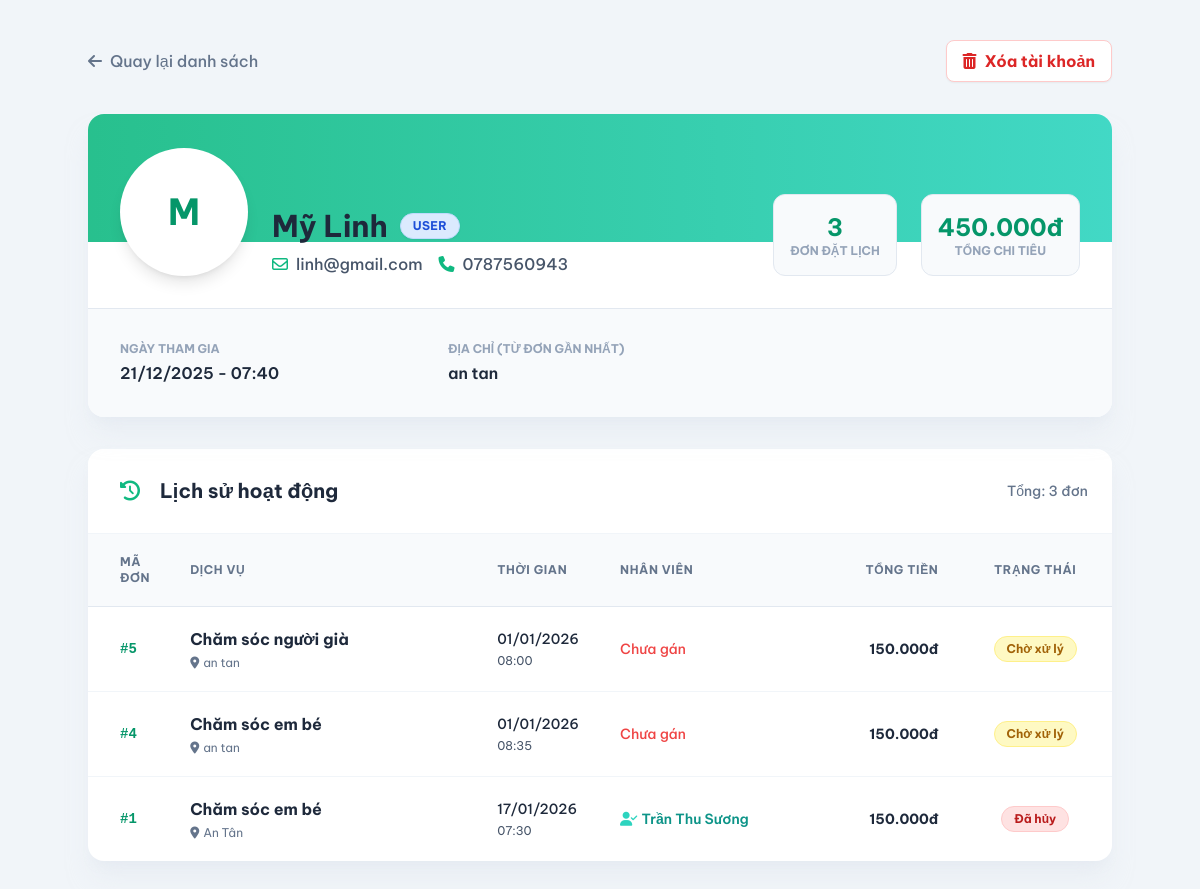
The app's page /admin/actions/user_details.php?id=4 (signed in) with its own data.
### tables this page shows
CREATE TABLE `users` (
  `id` int(11) NOT NULL,
  `name` varchar(255) DEFAULT NULL,
  `email` varchar(100) DEFAULT NULL,
  `password` varchar(255) DEFAULT NULL,
  `role` varchar(20) DEFAULT 'user',
  `created_at` timestamp NOT NULL DEFAULT current_timestamp()
);

CREATE TABLE `bookings` (
  `id` int(11) NOT NULL,
  `user_id` int(11) DEFAULT NULL,
  `staff_id` int(11) DEFAULT NULL,
  `service_id` int(11) DEFAULT NULL,
  `customer_name` varchar(100) DEFAULT NULL,
  `customer_phone` varchar(20) DEFAULT NULL,
  `total_amount` decimal(10,2) DEFAULT 0.00,
  `booking_date` date DEFAULT NULL,
  `start_time` time DEFAULT NULL,
  `address` text DEFAULT NULL,
  `note` text DEFAULT NULL,
  `status` enum('pending','confirmed','completed','cancelled') DEFAULT 'pending',
  `created_at` timestamp NOT NULL DEFAULT current_timestamp()
);

CREATE TABLE `services` (
  `id` int(11) NOT NULL,
  `name` varchar(100) NOT NULL,
  `description` text DEFAULT NULL,
  `price_text` varchar(50) DEFAULT NULL,
  `price_value` decimal(10,2) NOT NULL,
  `icon` varchar(50) DEFAULT NULL,
  `bg_color` varchar(50) DEFAULT 'bg-brand-50',
  `text_color` varchar(50) DEFAULT 'text-brand-600',
  `created_at` timestamp NOT NULL DEFAULT current_timestamp()
);

CREATE TABLE `staff` (
  `id` int(11) NOT NULL,
  `name` varchar(100) NOT NULL,
  `gender` enum('Nam','Nữ') NOT NULL,
  `age` int(11) NOT NULL,
  `rating` decimal(2,1) DEFAULT 5.0,
  `service_names` text DEFAULT NULL,
  `price` decimal(10,2) NOT NULL,
  `image` varchar(255) DEFAULT 'default.jpg',
  `is_available` tinyint(1) DEFAULT 1,
  `created_at` timestamp NOT NULL DEFAULT current_timestamp()
);

### admin/actions/user_details.php (the view, shortened to what this page needs)
<?php
$id = $_GET['id'];
$database = new Database();
$db = $database->getConnection();
$stmt = $db->prepare("SELECT * FROM users WHERE id = :id");
$stmt->bindParam(':id', $id);
$stmt->execute();
$user = $stmt->fetch(PDO::FETCH_ASSOC);
$bookings = [];
try {
    $query = "SELECT b.*, s.name as service_name, st.name as staff_name
              FROM bookings b
              LEFT JOIN services s ON b.service_id = s.id
              LEFT JOIN staff st ON b.staff_id = st.id
              WHERE b.user_id = :uid
              ORDER BY b.created_at DESC";
    $stmt = $db->prepare($query);
    $stmt->bindParam(':uid', $id);
    $stmt->execute();
    $bookings = $stmt->fetchAll(PDO::FETCH_ASSOC);
} catch (Exception $e) {
    error_log("Lỗi: " . $e->getMessage());
}
$latestBooking = $bookings[0] ?? null;
$displayPhone = 'Chưa có thông tin';
$displayAddress = 'Chưa có thông tin';
if ($latestBooking) {
    $displayPhone = $latestBooking['customer_phone'] ?? 'Chưa cập nhật';
    $displayAddress = $latestBooking['address'] ?? 'Chưa cập nhật';
}
$totalSpent = 0;
foreach ($bookings as $b) {
    $totalSpent += (float)($b['total_amount'] ?? 0);
}
?>
<!DOCTYPE html>
<html lang="vi">
<head>
    <script src="https://cdn.tailwindcss.com"></script>
    <link href="https://cdnjs.cloudflare.com/ajax/libs/font-awesome/6.4.0/css/all.min.css" rel="stylesheet">
</head>
<body class="bg-slate-100 min-h-screen p-6 lg:p-10">
    <div class="max-w-5xl mx-auto">
        <div class="flex justify-between items-center mb-8">
            <a href="../users.php" class="inline-flex items-center text-slate-500 hover:text-brand-600 transition group font-medium">
                <i class="fa-solid fa-arrow-left mr-2 group-hover:-translate-x-1 transition"></i> Quay lại danh sách
            </a>
             <a href="delete_user.php?id=<?php echo $user['id']; ?>"
                onclick="return confirm('CẢNH BÁO: Bạn có chắc chắn muốn xóa khách hàng này?')"
                class="inline-flex items-center bg-white text-red-600 hover:bg-red-50 border border-red-200 px-4 py-2 rounded-lg font-bold transition shadow-sm">
                <i class="fa-solid fa-trash-can mr-2"></i> Xóa tài khoản
            </a>
        </div>
        <div class="bg-white rounded-2xl shadow-xl shadow-slate-200/50 overflow-hidden mb-8 relative">
            <div class="absolute top-0 left-0 w-full h-32 bg-gradient-to-r from-brand-500 to-teal-400 opacity-90"></div>
            <div class="p-8 relative z-10 flex flex-col md:flex-row items-center md:items-end gap-6 mt-12">
                <div class="w-32 h-32 rounded-full bg-white p-1 shadow-lg -mt-16">
                    <div class="w-full h-full rounded-full bg-brand-100 text-brand-600 flex items-center justify-center font-bold text-4xl border-4 border-white">
                        <?php echo strtoupper(mb_substr($user['name'], 0, 1)); ?>
                    </div>
                </div>
                <div class="flex-1 text-center md:text-left">
                    <div class="flex flex-col md:flex-row items-center gap-3 mb-2 justify-center md:justify-start">
                        <h1 class="text-3xl font-bold text-slate-800"><?php echo htmlspecialchars($user['name']); ?></h1>
                        <span class="bg-blue-100 text-blue-700 text-xs font-bold px-3 py-1 rounded-full uppercase tracking-wide shadow-sm border border-blue-200">
                            <?php echo htmlspecialchars($user['role']); ?>
                        </span>
                    </div>
                    <div class="flex flex-wrap justify-center md:justify-start gap-4 text-slate-600 font-medium">
                        <div class="flex items-center">
                            <i class="fa-regular fa-envelope mr-2 text-brand-500"></i>
                            <?php echo htmlspecialchars($user['email']); ?>
                        </div>
                        <div class="flex items-center">
                            <i class="fa-solid fa-phone mr-2 text-brand-500"></i>
                            <?php echo htmlspecialchars($displayPhone); ?>
                        </div>
                    </div>
                </div>
                <div class="flex gap-6 mt-6 md:mt-0">
                    <div class="text-center p-4 bg-slate-50 rounded-xl border border-slate-200">
                        <div class="text-2xl font-bold text-brand-600"><?php echo count($bookings); ?></div>
                        <div class="text-xs font-bold text-slate-400 uppercase">Đơn đặt lịch</div>
                    </div>
                    <div class="text-center p-4 bg-slate-50 rounded-xl border border-slate-200">
                           <div class="text-2xl font-bold text-brand-600"><?php echo number_format($totalSpent, 0, ',', '.'); ?>đ</div>
                        <div class="text-xs font-bold text-slate-400 uppercase">Tổng chi tiêu</div>
                    </div>
                </div>
            </div>
            <div class="p-8 bg-slate-50 border-t border-slate-200 grid grid-cols-1 md:grid-cols-3 gap-6">
                <div>
                    <label class="block text-xs font-bold text-slate-400 uppercase mb-1">Ngày tham gia</label>
                    <div class="text-base font-semibold text-slate-800">
                        <?php echo date('d/m/Y - H:i', strtotime($user['created_at'])); ?>
                    </div>
                </div>
                <div>
                    <label class="block text-xs font-bold text-slate-400 uppercase mb-1">Địa chỉ (Từ đơn gần nhất)</label>
                    <div class="text-base font-semibold text-slate-800">
                        <?php echo htmlspecialchars($displayAddress); ?>
                    </div>
                </div>
            </div>
        </div>
        <div class="bg-white rounded-2xl shadow-xl shadow-slate-200/50 overflow-hidden">
            <div class="p-6 border-b border-slate-100 flex justify-between items-center bg-white">
                <h2 class="text-xl font-bold text-slate-800 flex items-center">
                    <i class="fa-solid fa-clock-rotate-left mr-3 text-brand-500 p-2 bg-brand-100 rounded-lg"></i>
                    Lịch sử hoạt động
                </h2>
                <div class="flex items-center gap-2">
                    <span class="text-sm font-medium text-slate-500">Tổng: <?php echo count($bookings); ?> đơn</span>
                </div>
            </div>
            <div class="overflow-x-auto custom-scrollbar">
                <table class="w-full text-left text-sm history-table">
                    <thead class="bg-slate-50 text-slate-500 font-bold uppercase text-xs tracking-wider">
                        <tr>
                            <th class="p-5 pl-8 border-b border-slate-200 col-id">Mã đơn</th>
                            <th class="p-5 border-b border-slate-200 col-service">Dịch vụ</th>
                            <th class="p-5 border-b border-slate-200 col-time">Thời gian</th>
                            <th class="p-5 border-b border-slate-200 col-staff">Nhân viên</th>
                            <th class="p-5 border-b border-slate-200 text-right col-total">Tổng tiền</th>
                            <th class="p-5 border-b border-slate-200 text-center col-status">Trạng thái</th>
                        </tr>
                    </thead>
                    <tbody class="divide-y divide-slate-100">
                        <?php if (count($bookings) > 0): ?>
                            <?php foreach ($bookings as $b):
                                $st = $b['status'] ?? 'pending';
                                $statusBadge = '';
                                if($st === 'confirmed')
                                    $statusBadge = '<span class="inline-flex items-center px-3 py-1 rounded-full text-xs font-bold bg-green-100 text-green-700 border border-green-200">Đã duyệt</span>';
                                elseif($st === 'cancelled')
                                    $statusBadge = '<span class="inline-flex items-center px-3 py-1 rounded-full text-xs font-bold bg-red-100 text-red-700 border border-red-200">Đã hủy</span>';
                                else
                                    $statusBadge = '<span class="inline-flex items-center px-3 py-1 rounded-full text-xs font-bold bg-yellow-100 text-yellow-700 border border-yellow-200">Chờ xử lý</span>';
                            ?>
                            <tr class="hover:bg-slate-50 transition duration-150">
                                <td class="p-5 pl-8 font-mono font-bold text-brand-600 col-id">
                                    #<?php echo $b['id']; ?>
                                </td>
                                <td class="p-5 col-service">
                                    <div class="font-bold text-slate-800 text-base mb-1">
                                        <?php echo htmlspecialchars($b['service_name'] ?? 'Dịch vụ đã xóa'); ?>
                                    </div>
                                    <div class="text-slate-500 text-xs flex items-center">
                                        <i class="fa-solid fa-location-dot mr-1"></i>
                                        <span class="truncate max-w-xs" title="<?php echo htmlspecialchars($b['address']); ?>">
                                            <?php echo htmlspecialchars($b['address']); ?>
                                        </span>
                                    </div>
                                </td>
                                <td class="p-5 text-slate-600 col-time">
                                    <div class="font-medium text-slate-800 mb-1">
                                        <?php echo date('d/m/Y', strtotime($b['booking_date'])); ?>
                                    </div>
                                    <div class="text-xs">
                                        <?php echo date('H:i', strtotime($b['start_time'])); ?>
                                    </div>
                                </td>
                                <td class="p-5 col-staff">
                                    <?php if (!empty($b['staff_name'])): ?>
                                        <div class="font-semibold text-teal-600 flex items-center">
                                            <i class="fa-solid fa-user-check mr-1 text-teal-400"></i>
                                            <?php echo htmlspecialchars($b['staff_name']); ?>
                                        </div>
                                    <?php else: ?>
                                        <div class="text-sm text-red-500 font-medium">
                                            Chưa gán
                                        </div>
                                    <?php endif; ?>
                                </td>
                                <td class="p-5 text-right font-bold text-slate-800 col-total">
                                    <?php echo number_format($b['total_amount'] ?? 0, 0, ',', '.'); ?>đ
                                </td>
                                <td class="p-5 text-center col-status">
                                    <?php echo $statusBadge; ?>
                                </td>
                            </tr>
                            <?php endforeach; ?>
                        <?php endif; ?>
                    </tbody>
                </table>
            </div>
        </div>
    </div>
</body>
</html>

### admin/actions/user_details.php (style rules this page uses)
body { font-family:'Be Vietnam Pro',sans-serif }
.col-id { width: 8%; }
.col-service { width: 30%; }
.col-time { width: 12%; }
.col-staff { width: 20%; }
.col-total { width: 15%; }
.col-status { width: 15%; }
.history-table { min-width: 900px; }

### records on screen
users: name "M", name "Mỹ Linh", role "USER", email "linh@gmail.com", created_at "21/12/2025 - 07:40"
bookings: customer_phone "0787560943", address "an tan", id "5", service.name "Chăm sóc người già", booking_date "01/01/2026", start_time "08:00", shows "Chưa gán", total_amount "150.000", status "Chờ xử lý"
bookings: id "4", service.name "Chăm sóc em bé", address "an tan", booking_date "01/01/2026", start_time "08:35", shows "Chưa gán", total_amount "150.000", status "Chờ xử lý"
bookings: id "1", service.name "Chăm sóc em bé", address "An Tân", booking_date "17/01/2026", start_time "07:30", staff.name "Trần Thu Sương", total_amount "150.000", status "Đã hủy"

### other values on screen
count($bookings) "3"
$totalSpent "450.000"
